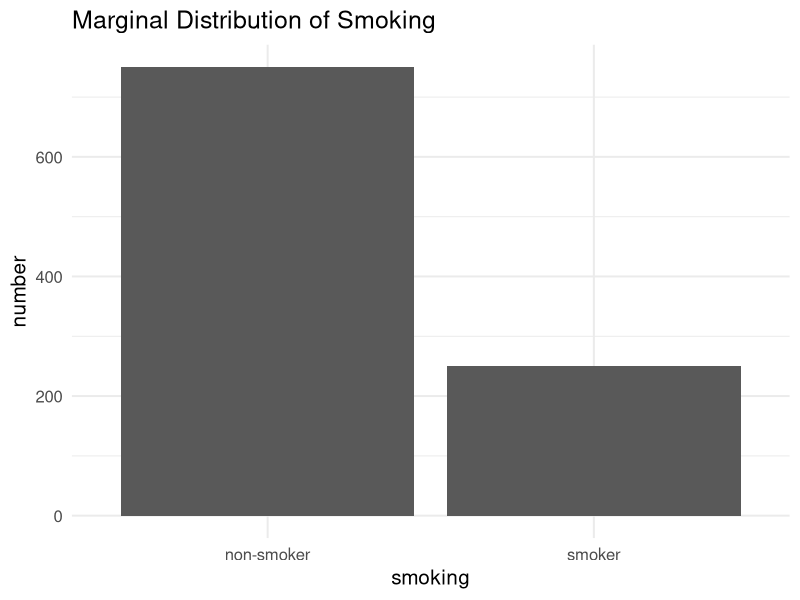
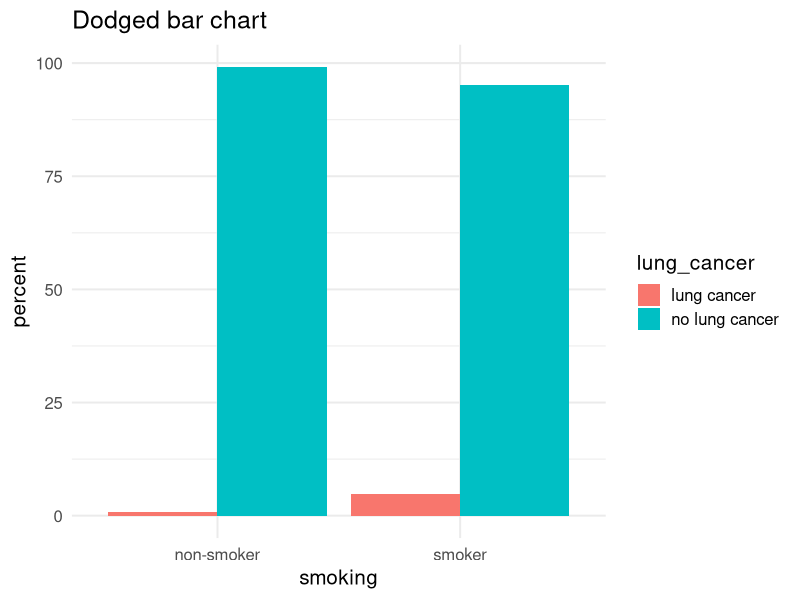
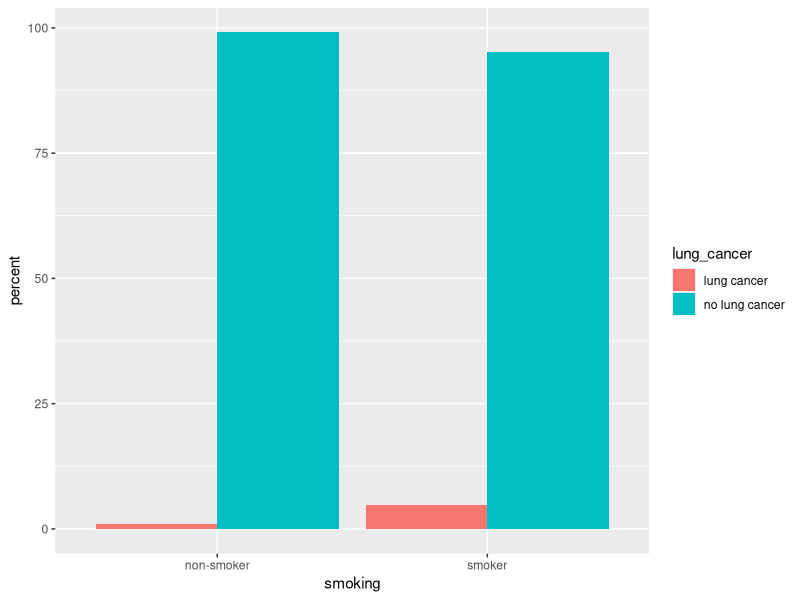
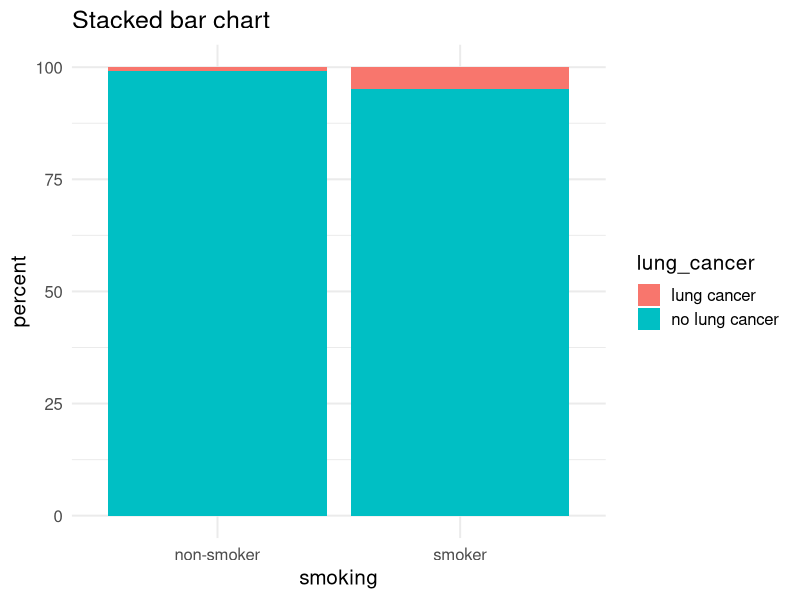
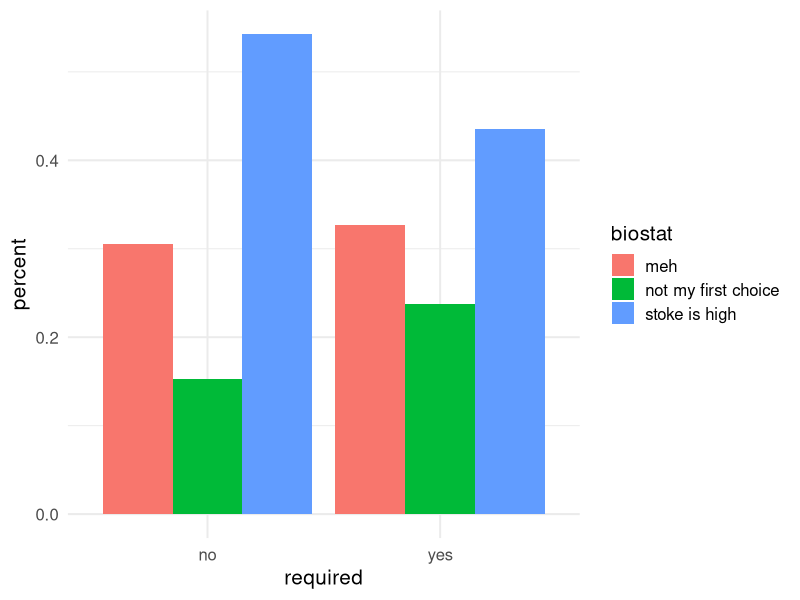
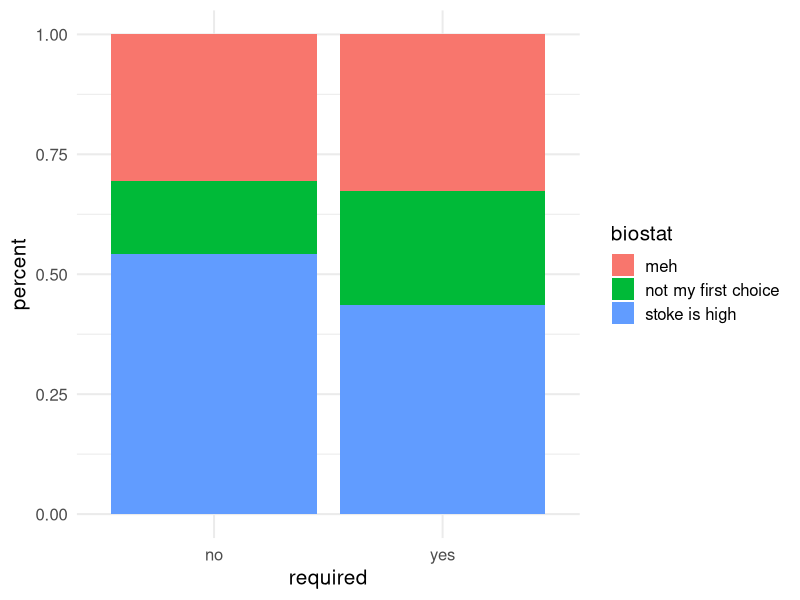
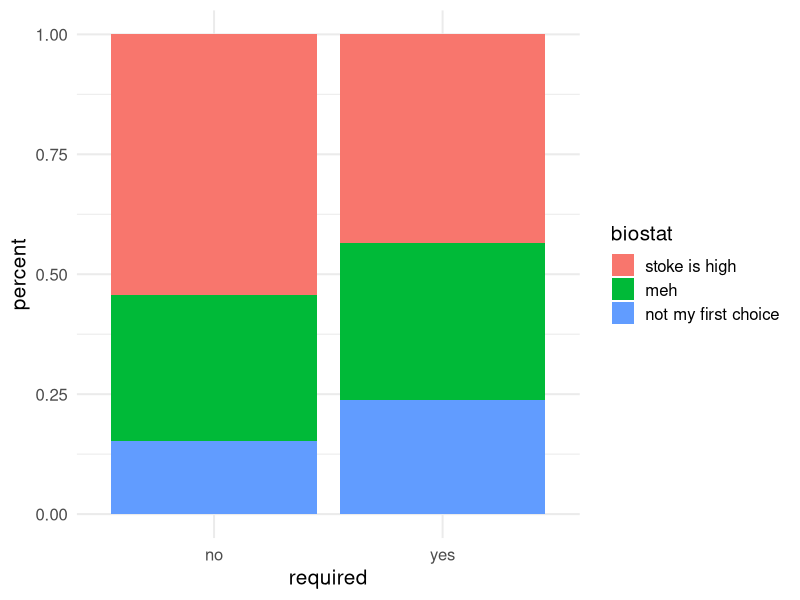
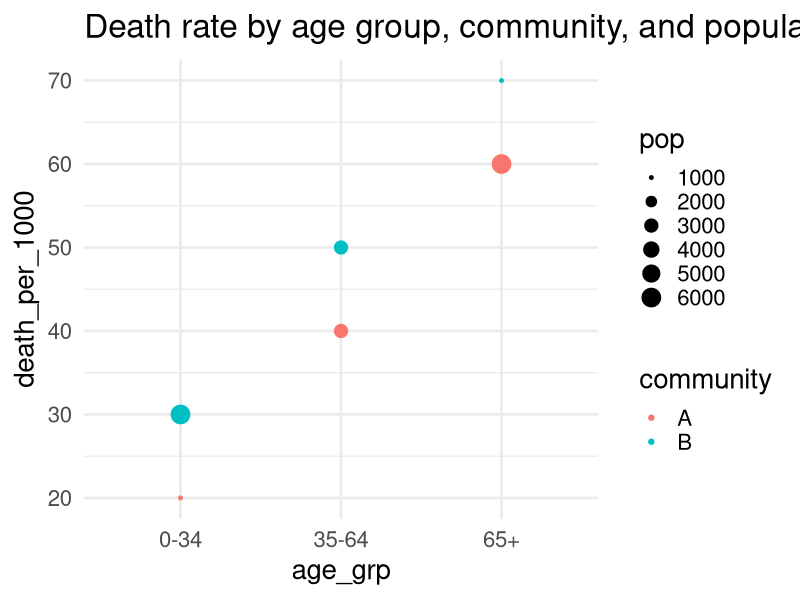

Reproduce these figures in R, in order.
## ---- chunk 1
library(knitr) # for include_graphics() 
library(dplyr)
library(tibble)
library(ggplot2)
library(forcats)
## ---- chunk 2
library(dplyr)
# students, you don't need to know how to do this
two_way_data <- tribble(~ smoking, ~ lung_cancer, ~ percent, ~number,
                     "smoker", "lung cancer", 4.8, 12,
                     "smoker", "no lung cancer", 95.2,238, 
                     "non-smoker", "lung cancer", 0.9, 7,
                     "non-smoker", "no lung cancer", 99.1, 743)
## ---- chunk 3
ggplot(two_way_data, aes(x = smoking, y=number)) + 
  geom_bar( stat = "identity")  +
  labs(title = "Marginal Distribution of Smoking") + theme_minimal(base_size = 15)
## ---- chunk 4
ggplot(two_way_data, aes(x = smoking, y = percent)) + 
  geom_bar(aes(fill = lung_cancer), stat = "identity", position = "dodge")  +
  labs(title = "Dodged bar chart") + theme_minimal(base_size = 15)
## ---- chunk 5
ggplot(two_way_data, aes(x = smoking, y = percent)) + 
  geom_bar(aes(fill = lung_cancer), stat = "identity", position = "dodge") 
## ---- chunk 6
ggplot(two_way_data, aes(x = smoking, y = percent)) + 
  geom_bar(aes(fill = lung_cancer), stat = "identity", position = "stack") +
  labs(title = "Stacked bar chart") + theme_minimal(base_size = 15)
## ---- chunk 7
# students, you don't need to know how to do this
survey <- tribble(~ biostat, ~ required, ~ percent,
                       "meh",    "yes",  81/248 , 
                       "not my first choice", "no",   9/59,
                       "stoke is high",    "yes",   108/248,
                       "meh",    "no", 18/59,
                       "not my first choice", "yes", 59/248,
                       "stoke is high",    "no", 32/59)
survey
## ---- chunk 8
ggplot(survey, aes(x = required, y = percent)) + 
  geom_bar(stat = "identity", aes(fill = biostat), position = "dodge") +
  theme_minimal(base_size = 15)
## ---- chunk 9
ggplot(survey, aes(x = required, y = percent)) + 
  geom_bar(stat = "identity", aes(fill = biostat), position = "stack") +
  theme_minimal(base_size = 15)
## ---- chunk 10
library(forcats)
survey <- survey %>% 
  mutate(biostat = fct_relevel(biostat, "stoke is high", "meh", "not my first choice"))

ggplot(survey, aes(x = required, y = percent)) + 
  geom_bar(stat = "identity", aes(fill = biostat), position = "stack") +
  theme_minimal(base_size = 15)
## ---- chunk 11

simp_data <- tribble(~ age_grp, ~ community, ~ deaths, ~ pop,
                     "0-34", "A", 20, 1000, 
                     "35-64", "A", 120, 3000,
                     "65+", "A", 360, 6000,
                     "all", "A", 500, 10000,
                     "0-34", "B", 180, 6000,
                     "35-64", "B", 150, 3000,
                     "65+", "B", 70, 1000,
                     "all", "B", 400, 10000)
simp_data <- simp_data %>% 
  mutate(death_per_1000 = (deaths/pop) * 1000)
simp_data_no_all <- simp_data %>% filter(age_grp != "all")

head(simp_data)
## ---- chunk 12
ggplot(simp_data_no_all, aes(x = age_grp, y = death_per_1000)) + 
  geom_point(aes(col = community, size = pop)) + 
  labs(title = "Death rate by age group, community, and population size") +
  theme_minimal(base_size = 20)
## ---- chunk 13
ggplot(simp_data, aes(x = age_grp, y = death_per_1000)) + 
  geom_point(aes(col = community, size = pop)) + 
  labs(title = "Death rate by age group, community, and population size") +
  theme_minimal(base_size = 15)
## ---- chunk 14
#students, don't need to know the scale_fill_manual() function
ggplot(simp_data, aes(x = community, y = death_per_1000)) + 
  geom_bar(aes(fill = age_grp), position = "dodge", stat = "identity", col = "white") +
  theme_minimal(base_size = 15) +
  scale_fill_manual(values = c("#74a9cf", "#0570b0", "#034e7b", "grey"))
  # this scale function allows you to manually set your fill colors
  # colours declared with "#123456" are called hex codes and you can find them online!
